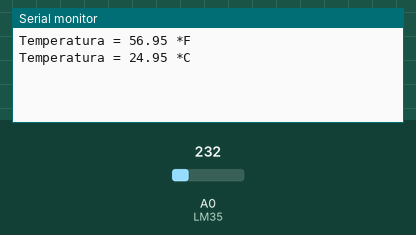
A sketch run on a simulated Arduino Uno, built with avr-gcc and run on an emulated ATmega328P. Parts: the last lines printed to the serial monitor. Inputs (shaded band) come from the test bench; at power-on: A0 (LM35) = 232.

Above: at 1.3 s.
1.4 s: A0 (LM35) set to 250
At 2.5 s:
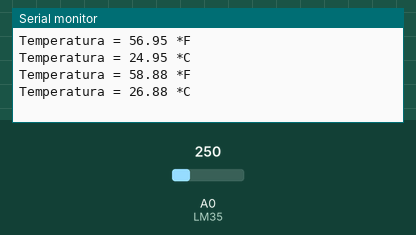
2.9 s: A0 (LM35) set to 266
At 4.7 s:
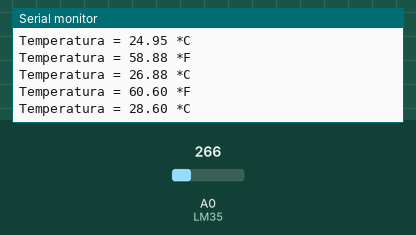
Timing chart, 0 to 6.2 s (numbered marks = the images above; inputs shaded):
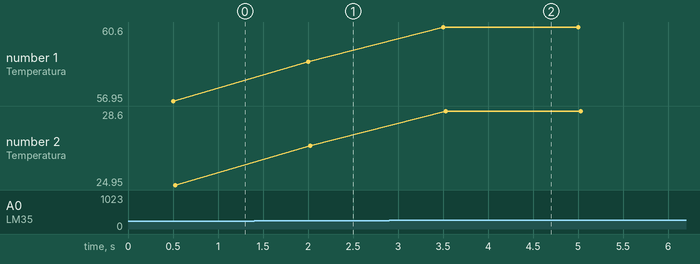

The sketch:

exerc3.ino
```cpp
const int LM35 = 0;
float temperatura = 0;
int ADClido = 0;


void setup(){
  Serial.begin(9600);
  analogReference(INTERNAL); //No Mega, use INTERNAL1V1, no Leonardo remova essa linha
}


void loop(){
  ADClido = analogRead(LM35);
  delay(500);
  ADClido = analogRead(LM35);

  temperatura = ADClido * 0.1075268817204301; //no Leonardo use 0.4887585532
  Serial.print("Temperatura = ");
  Serial.print((temperatura * (9/5))+32);
  Serial.println(" *F");
  Serial.print("Temperatura = ");
  Serial.print(temperatura);
  Serial.println(" *C");
  delay(1000);
}
```

Measured:
- after the input at 1.4 s, the serial monitor: prints a new line after 0.60 s (image 1)
- after the input at 2.9 s, the serial monitor: prints a new line after 0.60 s (image 2)
- plotted number 1: 56.95 → 58.88 after the input at 1.4 s, 58.88 → 60.6 after the input at 2.9 s
- plotted number 2: 24.95 → 26.88 after the input at 1.4 s, 26.88 → 28.6 after the input at 2.9 s
